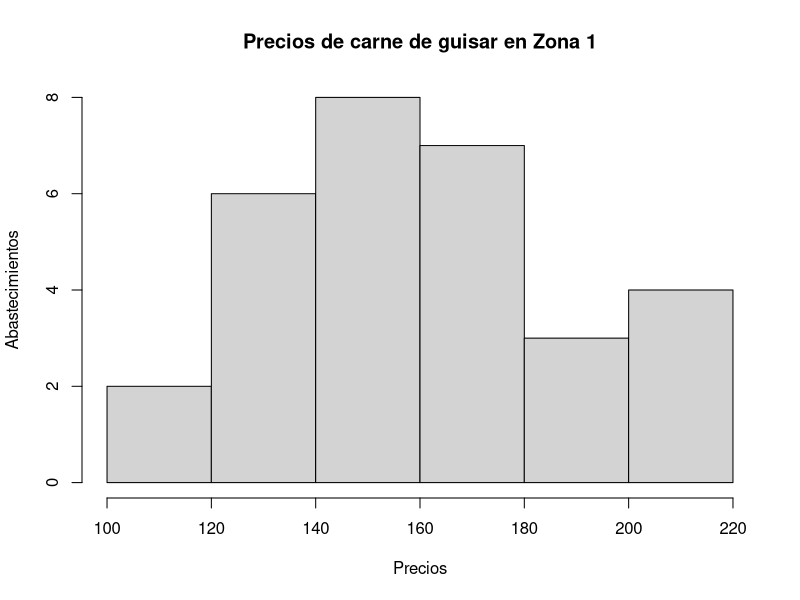
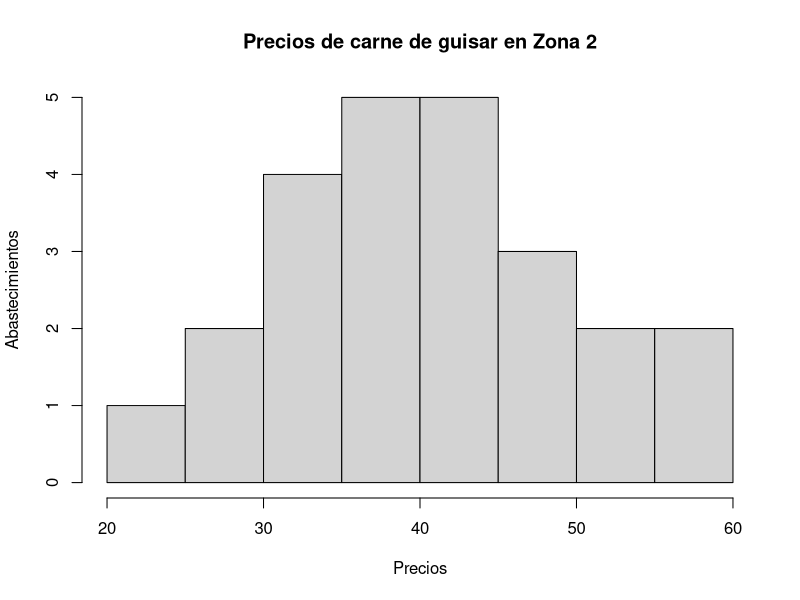
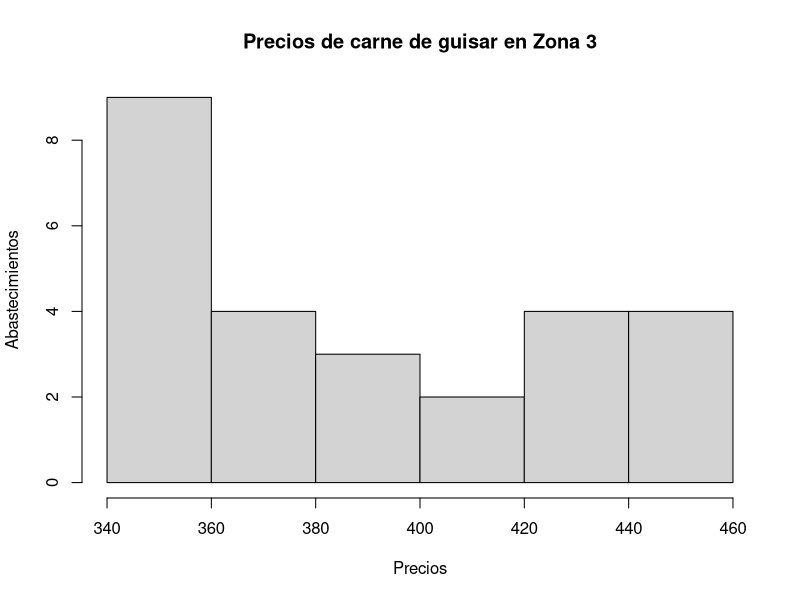
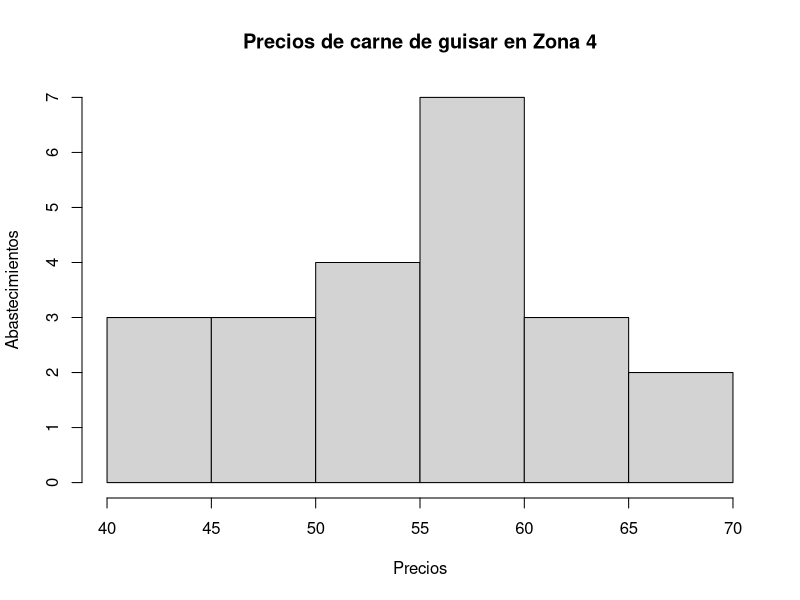
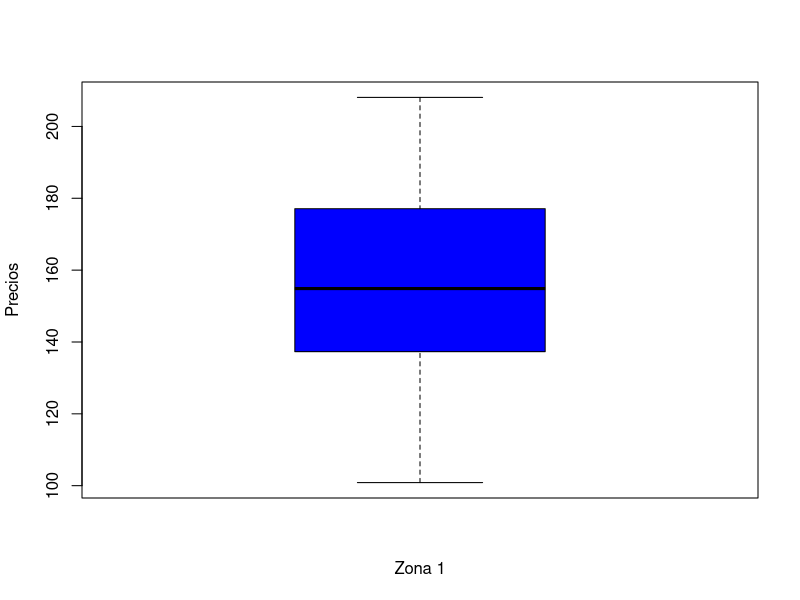
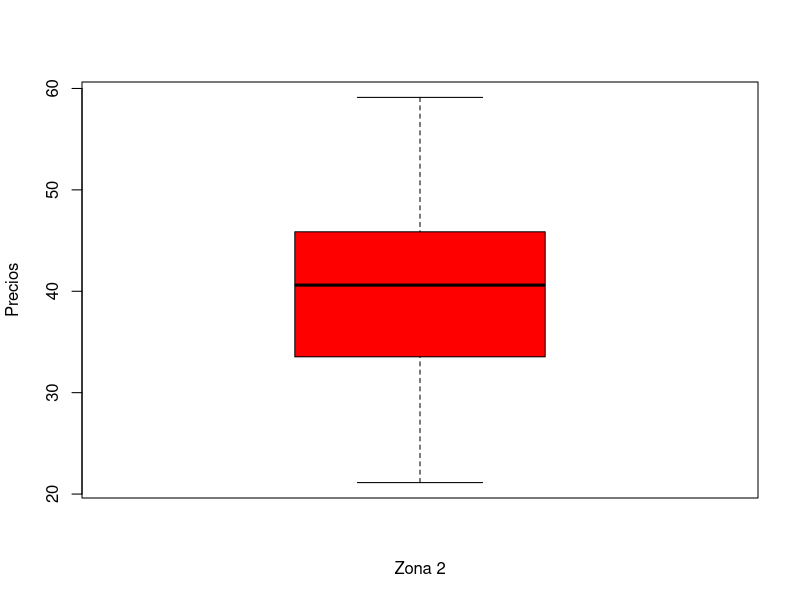
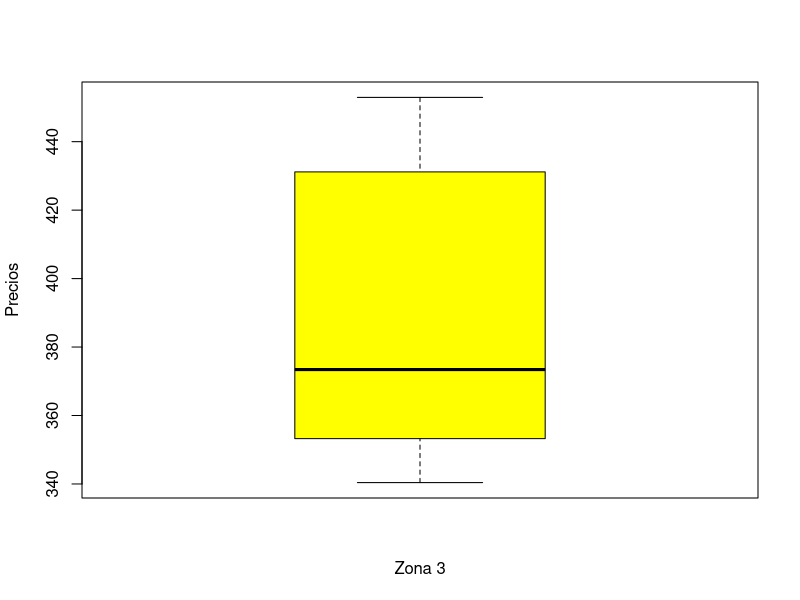
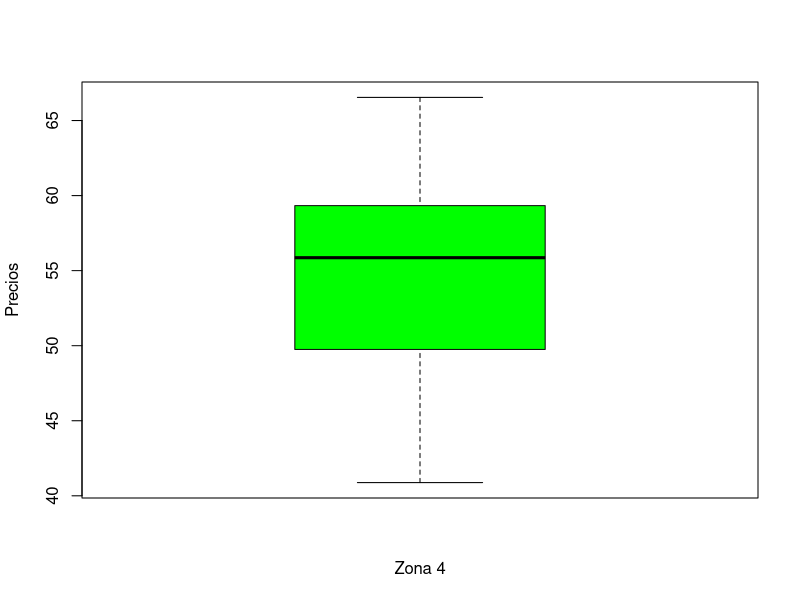

The R source for these figures, in order:
# Laboratorio 2
# Alumnos: Arturo Yepez 15-11551, Antonella Requena 15-11196

# LECTURA DE DATOS
# Lectura de Tabla
mercado = read.table("zonas_carne.txt", header = T)

# Se crea la función de intervalos de confianza
intervalo <- function(x, alfa) {
  n <- length(x)
  nu <- n - 1 #grados de libertad
  cuantil <- qt( 1 - alfa/2, df = nu )
  LS <- mean( x ) + cuantil*sqrt( var( x ) / n )
  LI <- mean( x ) - cuantil*sqrt( var( x ) / n )
  return( c( LI, mean( x ), LS ) )
}


### PREGUNTA 1

# Datos a extraer

# Extraemos vector con los precios solos de la carne de guisar de las zonas

# Zona 1
carne1 = as.vector(mercado$Zona1)
tipo_carne1 = as.vector(mercado$Tipo1)

carne_guisar1 = carne1 [tipo_carne1 == "Guisar"]

# Zona 2
carne2 = as.vector(mercado$Zona2)
tipo_carne2 = as.vector(mercado$Tipo2)

carne_guisar2 = carne2 [tipo_carne2 == "Guisar"]

# Zona 3
carne3 = as.vector(mercado$Zona3)
tipo_carne3 = as.vector(mercado$Tipo3)

carne_guisar3 = carne3 [tipo_carne3 == "Guisar"]

# Zona 4
carne4 = as.vector(mercado$Zona4)
tipo_carne4 = as.vector(mercado$Tipo4)

carne_guisar4 = carne4 [tipo_carne4 == "Guisar"]


# Histogramas
hist(carne_guisar1, main = "Precios de carne de guisar en Zona 1", ylab = "Abastecimientos", xlab = "Precios")
hist(carne_guisar2, main = "Precios de carne de guisar en Zona 2", ylab = "Abastecimientos", xlab = "Precios")
hist(carne_guisar3, main = "Precios de carne de guisar en Zona 3", ylab = "Abastecimientos", xlab = "Precios")
hist(carne_guisar4, main = "Precios de carne de guisar en Zona 4", ylab = "Abastecimientos", xlab = "Precios")

# Boxplots
boxplot(carne_guisar1, ylab="Precios", xlab="Zona 1", col=c("blue"))
boxplot(carne_guisar2, ylab="Precios", xlab="Zona 2", col=c("red"))
boxplot(carne_guisar3, ylab="Precios", xlab="Zona 3", col=c("yellow"))
boxplot(carne_guisar4, ylab="Precios", xlab="Zona 4", col=c("green"))

# Tabla

M = data.frame(stringsAsFactors = FALSE, Minimos =c(min(carne_guisar1),min(carne_guisar2),min(carne_guisar3),min(carne_guisar4)), Q1 =c(quantile(carne_guisar1,0.25),quantile(carne_guisar2,0.25),quantile(carne_guisar3,0.25),quantile(carne_guisar4,0.25)),
Q2=c(quantile(carne_guisar1,0.50),quantile(carne_guisar2,0.50),quantile(carne_guisar3,0.50),quantile(carne_guisar4,0.50)),Q3=c(quantile(carne_guisar1,0.75),quantile(carne_guisar2,0.75),quantile(carne_guisar3,0.75),quantile(carne_guisar4,0.75)),Media=c(mean(carne_guisar1),mean(carne_guisar2),mean(carne_guisar3),mean(carne_guisar4)),
DesviacionEstandar=c(sd(carne_guisar1),sd(carne_guisar2),sd(carne_guisar3),sd(carne_guisar4)))



### PREGUNTA 2

# Creamos una lista con los precios solos de la carne de guisar de la zona 1
carne1 = as.vector(mercado$Zona1)
tipo_carne1 = as.vector(mercado$Tipo1)

carne_guisar1 = carne1 [tipo_carne1 == "Guisar"]

# Creamos una lista con los precios solos de la carne de guisar de la zona 3
carne3 = as.vector(mercado$Zona3)
tipo_carne3 = as.vector(mercado$Tipo3)

carne_guisar3 = carne3 [tipo_carne3 == "Guisar"]

# Determinamos el intervalo de Confianza de la Zona 1
int_conf1 = intervalo(carne_guisar1, 0.01)

# Determinamos el intervalo de Confianza de la Zona 3
int_conf3 = intervalo(carne_guisar3, 0.01)


### PREGUNTA 3

# Creamos una lista con los precios solos de la carne de guisar de la zona 2 y xona 4
carne2 = as.vector(mercado$Zona2)
carne4 = as.vector(mercado$Zona4)

# Filtramos la columna con los tipos
tipo_carne2 = as.vector(mercado$Tipo2)
tipo_carne4 = as.vector(mercado$Tipo4)

# Filtramos los vectores de carne de zona 2 y 4 por Tipo Guisar
carne_guisar2 = carne2 [tipo_carne2 == "Guisar"]
carne_guisar4 = carne4 [tipo_carne4 == "Guisar"]


# Verificamos que podamos asumir que las varianzas sean iguales (i.e. que 1 este en el intervalo)
var.test(carne_guisar2, carne_guisar4,conf.level = 0.99)

# Como el resultado es, que 1 esta en el intervalo, podemos decir que las varianzas son iguales con un
# nivel de confianza de 99%

# Ahora calculamos el intervalo de confianza de las medias
t.test (carne_guisar2, carne_guisar4, var.equal = T, conf.level = 0.99,alternative = "greater" )


### PREGUNTA 4

# Creamos una lista con los precios de carne de la Zona 2
carne2 = as.vector(mercado$Zona2)

# Creamos una lista con los precios de carne de la Zona 4
carne4 = as.vector(mercado$Zona4)

# Ahora sacamos el intervalo de confianza 
int_conf_dif = t.test(carne2, carne4, conf.level = 0.99)


### PREGUNTA 5

# Tomamos carne3 como la lista de precios de la Zona 3 y sacamos su longitud
len_carne3 = length(carne3)

# Calculamos una lista con los precios de la Zona 3 mayores a 300 y sacamos su longitud
max_carne3 = carne3 [carne3 >= 300]
len_max_carne3 = length(max_carne3)

# Ahora, calculamos el intervalo de confianza de para proporciones
int_conf3_propor = binom.test(len_max_carne3, len_carne3, conf.level = 0.99)


### PREGUNTA 6

# Asumimos que el estadistico de prueba es la media

# Creamos una lista con los precios de la zona 1B (zona 1 ya lo tenemos)
carne1B = as.vector(mercado$Zona3B)

# Utilizamos prueba por hipotesis
# HN: media de carne 1B = media de carne 1
# HA: media de carne 1B > media de carne 1
t.test(carne1B,carne1,alternative = "greater",conf.level = 0.95)

